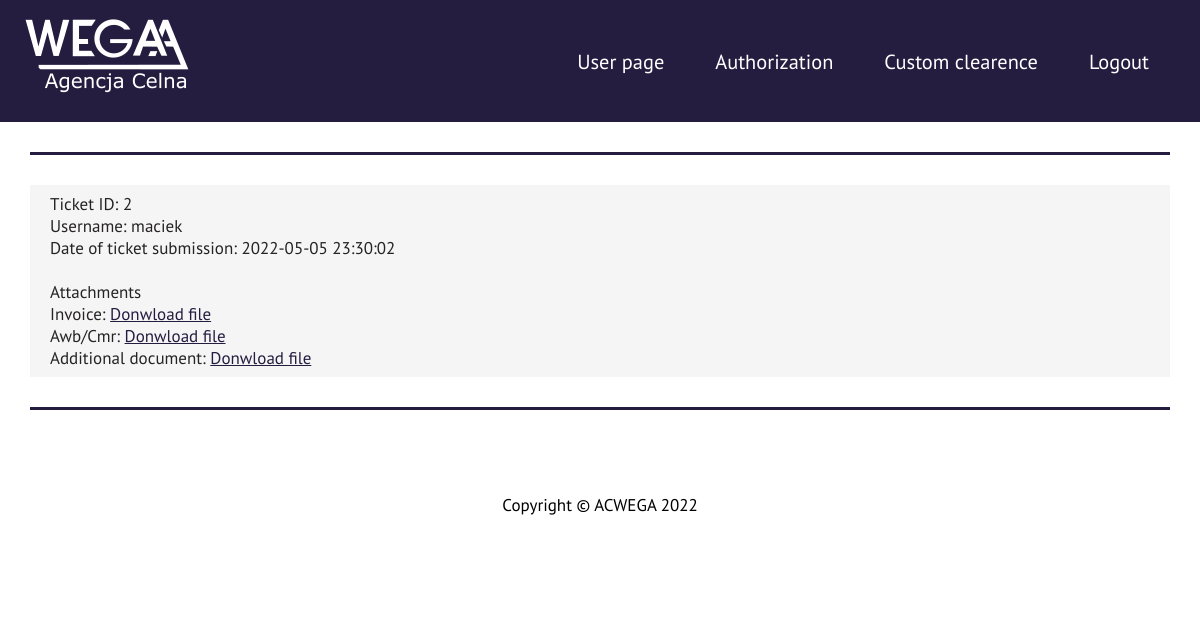
Screenshot of /details_ticket_auth.php?id=2 (signed in) with the database file from the repository.
### tables this page shows
CREATE TABLE `authorization` (
  `id` int(11) NOT NULL,
  `Username` varchar(255) NOT NULL,
  `TicketDate` datetime NOT NULL,
  `FileTranslationName` varchar(255) NOT NULL,
  `FileTransferName` varchar(255) NOT NULL,
  `Authorization` varchar(255) NOT NULL,
  `FolderName` varchar(255) NOT NULL
);

### includes/config.php (the view, shortened to what this page needs)
<?php
function showTicketAuth($username, $conn)
{
    $id = $_GET['id'];
    $query = "SELECT * FROM `authorization` WHERE id = '$id'";
    $result = mysqli_query($conn, $query);
    if (mysqli_num_rows($result) > 0) {
        while ($row = mysqli_fetch_assoc($result)) {
?>
    <h2>Ticket ID: <?php echo $row["id"] ?></h2>
    <h2>Username: <?php echo $row["Username"] ?></h2>
    <h2>Date of ticket submission: <?php echo $row["TicketDate"] ?></h2><br>
    <h2>Attachments</h2>
    <?php $folder = $row['FolderName'];
            $translation = $row['FileTranslationName'];
            $transfer = $row['FileTransferName'];
            $authorization = $row['Authorization'];
            echo "<h3>Invoice: <a href='./upload/export/$folder/$translation' download>Donwload file</a></h3>";
            echo "<h3>Awb/Cmr: <a href='./upload/export/$folder/$transfer' download>Donwload file</a></h3>";
            echo "<h3>Additional document: <a href='./upload/export/$folder/$authorization' download>Donwload file</a></h3>";
    ?><?php
        }
    }
}
            ?>

### rows the page displays
authorization: id "2", Username "maciek", TicketDate "2022-05-05 23:30:02"
